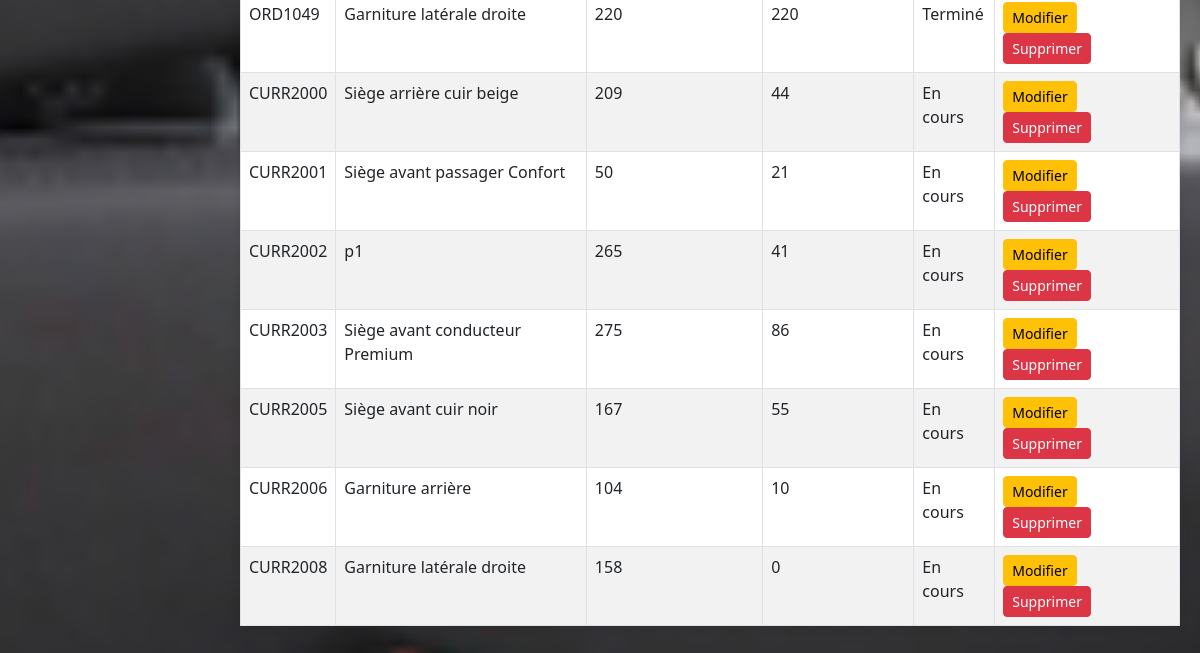
Page /dashboard/ordres/ (lower part) on the earlier database version.
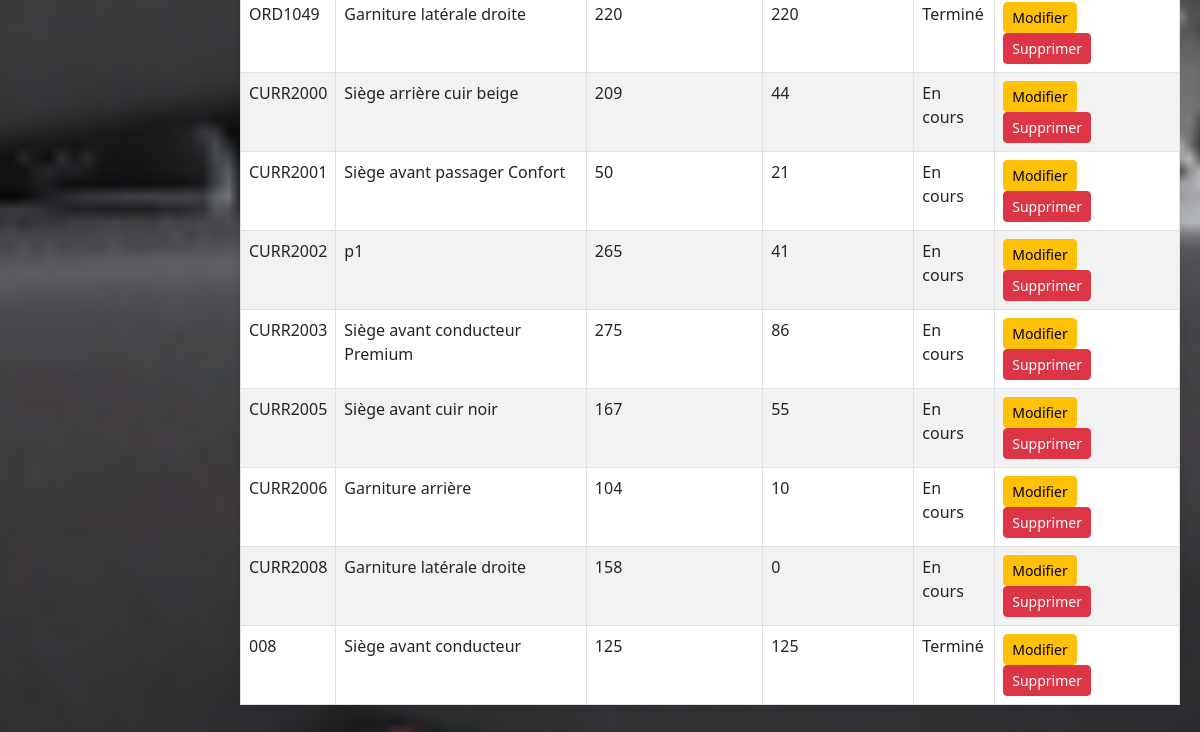
Same page on the later database version.
### dashboard/models.py (models this page shows, shortened)
class OrdreProduction(models.Model):
    STATUT_CHOICES = [
        ('en_cours', 'En cours'),
        ('termine', 'Terminé'),
        ('annule', 'Annulé'),
    ]
    code_ordre = models.CharField(max_length=50, unique=True)
    produit = models.ForeignKey(Produit, on_delete=models.CASCADE)
    quantite_commandee = models.PositiveIntegerField()
    quantite_terminee = models.PositiveIntegerField(default=0)
    date_debut = models.DateField()
    date_fin_prevue = models.DateField()
    date_fin_reelle = models.DateField(null=True, blank=True)  # NOUVEAU pour IA
    statut = models.CharField(max_length=20, choices=STATUT_CHOICES, default='en_cours')

class Produit(models.Model):
    CATEGORIE_CHOICES = [
        ('siege_avant', 'Sièges avant'),
        ('siege_arriere', 'Sièges arrière'),
        ('garniture_laterale', 'Garniture latérale'),
    ]
    STATUT_CHOICES = [
        ('en_production', 'En production'),
        ('discontinue', 'Discontinué'),
        ('stocke', 'Stocké'),
    ]
    prix_unitaire = models.DecimalField(
        max_digits=10,
        decimal_places=2,
        default=Decimal('0.00'),
        help_text="Prix unitaire en devise locale"
    )
    code_produit = models.CharField(max_length=50, unique=True)
    nom_produit = models.CharField(max_length=100)
    description = models.TextField(blank=True)
    categorie = models.CharField(max_length=50, choices=CATEGORIE_CHOICES)
    statut = models.CharField(max_length=20, choices=STATUT_CHOICES, default='en_production')

### dashboard/views.py (the view)
# urls.py: path('ordres/', views.liste_ordres, name='liste_ordres'),
def liste_ordres(request):
    ordres = OrdreProduction.objects.all()
    return render(request, 'liste_ordres.html', {'ordres': ordres})

### dashboard/templates/liste_ordres.html (shortened to what this page needs)
{% extends 'base.html' %}
{% block content %}
  <table class="table table-bordered table-striped">
    {% for ordre in ordres %}
    <tr>
      <td>{{ ordre.code_ordre }}</td>
      <td>{{ ordre.produit.nom_produit }}</td>
      <td>{{ ordre.quantite_commandee }}</td>
      <td>{{ ordre.quantite_terminee }}</td>
      <td>{{ ordre.get_statut_display }}</td>
      <td>
        <a href="{% url 'modifier_ordre' ordre.id %}" class="btn btn-warning btn-sm">Modifier</a>
        <a href="{% url 'supprimer_ordre_production' ordre.id %}"
           class="btn btn-danger btn-sm"
           onclick="return confirm('Confirmer la suppression ?');">
          Supprimer
        </a>
      </td>
    </tr>
    {% endfor %}
  </table>
{% endblock %}

### dashboard/templates/base.html (shortened to what this page needs)
<!DOCTYPE html>
<html lang="fr">
<head>
    {% load static %}
    <link rel="stylesheet" href="{% static 'style.css' %}">
    <link href="https://cdn.jsdelivr.net/npm/bootstrap@5.3.0/dist/css/bootstrap.min.css" rel="stylesheet">
    <link rel="stylesheet" href="https://cdnjs.cloudflare.com/ajax/libs/animate.css/4.1.1/animate.min.css"/>
</head>
<body>
    <div class="main-content" id="main-content">
        {% block content %}{% endblock %}
    </div>
</body>
</html>

### dashboard/static/style.css (style rules this page uses)
table { border-collapse: collapse; width: 90%; margin: 0 auto; background-color: white; box-shadow: 0 0 10px rgba(0,0,0,0.1); }
body { margin: 0; font-family: 'Segoe UI', Tahoma, Geneva, Verdana, sans-serif; background-image: url('/static/bck.png'); background-size: cover; background-repeat: no-repeat; background-position: center; background-attachment: fixed; color: #080101; background-color: #f9f9f9; }
.main-content { margin-left: 240px; padding: 20px; }
.main-content { margin-left: 220px; padding: 20px; transition: margin-left 0.3s ease; }
table { margin-top:50px; }

Differences in the rows shown:
added OrdreProduction: code_ordre "008", produit.nom_produit "Siège avant conducteur", quantite_commandee "125", quantite_terminee "125", statut "Terminé"
